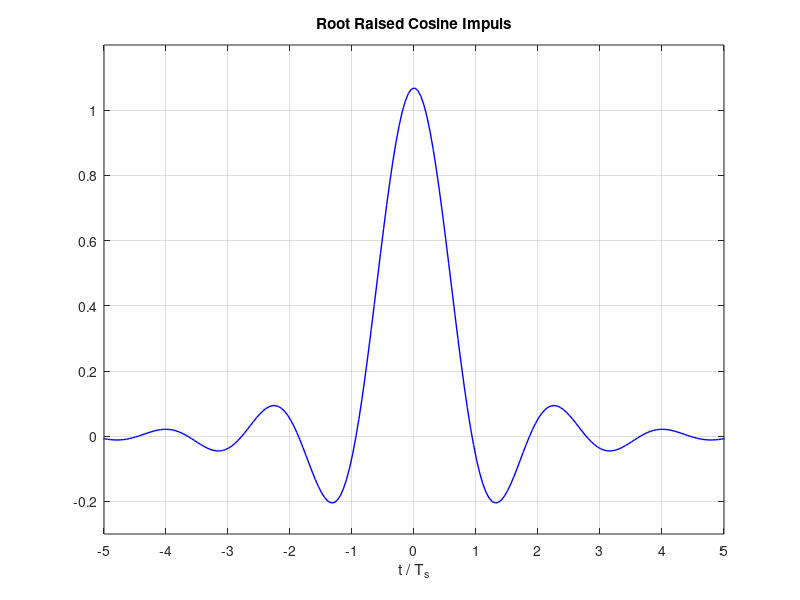
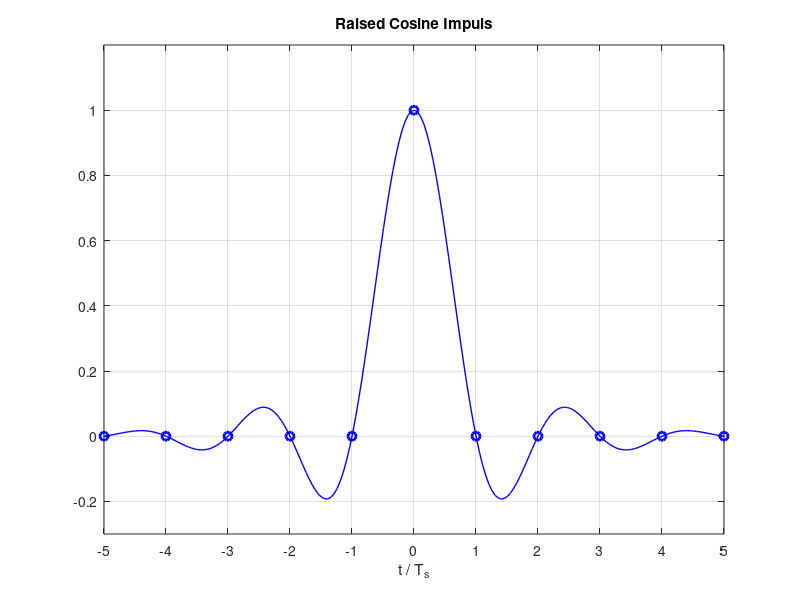
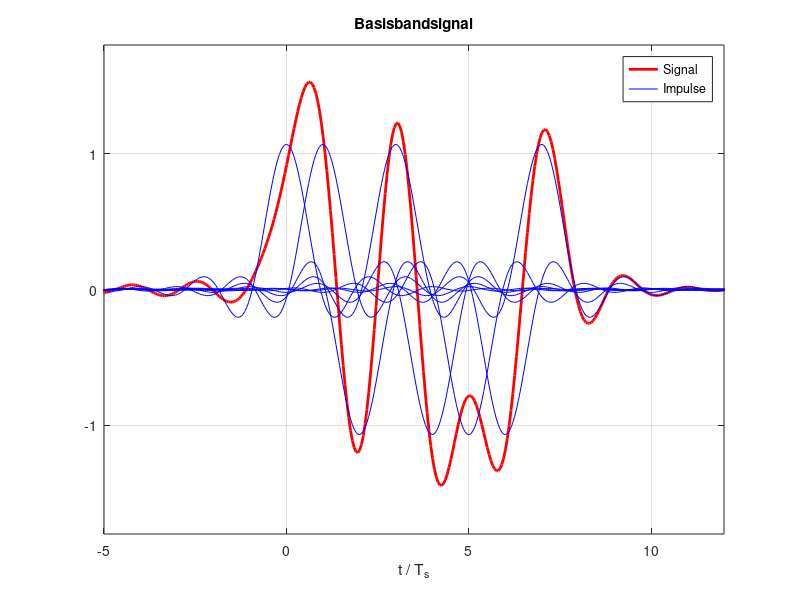
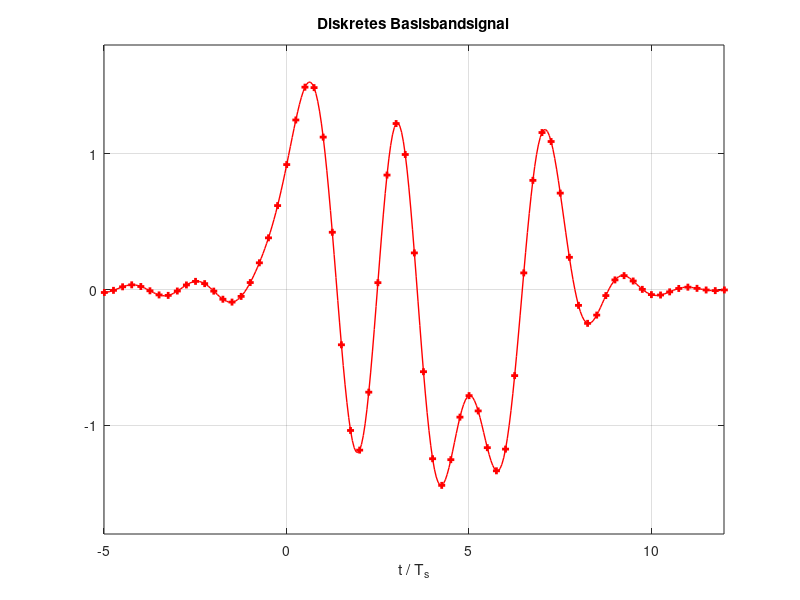

These charts were generated, in order, by the following MATLAB code:
function sdr_nyquist_impulse
% Beispiel fuer die Signalverlaeufe bei einem Nyquist-Filter
%
%------------------------------------------------
% (c) Eberhard Gamm (www.ibega.de),
%     LIKE (www.like.e-technik.uni-erlangen.de),
%     2013
%------------------------------------------------

close all;

r = 0.25;
t = -9.99 : 0.05 : 9.96;
g = 1 ./ ( pi * ( 1 - ( 4 * r * t ).^2 ) ) .* ...
    ( 4 * r * cos( (1+r) * pi * t ) + sin( (1-r) * pi * t ) ./ t );
h = sin( pi * t ) ./ ( pi * t ) .* ...
    cos( pi * r * t ) ./ ( 1 - ( 2 *r * t ).^2 );

s = [ 1 1 -1 1 -1 -1 -1 1 ];
x = conv( kron( s, [ 1 zeros(1,19) ] ), g );
x_h = conv( kron( s, [ 1 zeros(1,19) ] ), h );
t_x = min(t) + 0.05 * ( 0 : length(x) - 1 );

figure(1);
plot(t,g,'b-','Linewidth',1);
grid;
axis([-5 5 -0.3 1.2]);
set(gca,'XTick',-5:5);
xlabel('t / T_s');
title('Root Raised Cosine Impuls');

figure(2);
plot(t,h,'b-','Linewidth',1);
hold on;
plot(-5:5,[0 0 0 0 0 1 0 0 0 0 0],'bo','Linewidth',2);
hold off;
grid;
axis([-5 5 -0.3 1.2]);
set(gca,'XTick',-5:5);
xlabel('t / T_s');
title('Raised Cosine Impuls');

figure(3);
plot(t_x,x,'r-','Linewidth',2);
hold on;
for i = 1 : length(s)
    plot(t+i-1,s(i)*g,'b-');
end
hold off;
grid;
axis([-5 12 -1.8 1.8]);
xlabel('t / T_s');
title('Basisbandsignal');
legend('Signal','Impulse');

figure(4);
plot(t_x,x,'r-','Linewidth',1);
hold on;
plot(t_x(1:5:end),x(1:5:end),'rs','Linewidth',3,'Markersize',2);
hold off;
grid;
axis([-5 12 -1.8 1.8]);
xlabel('t / T_s');
title('Diskretes Basisbandsignal');

figure(5);
plot(t_x,x_h,'r-','Linewidth',2);
hold on;
for i = 1 : length(s)
    plot(0:length(s)-1,s,'rs','Linewidth',4,'Markersize',3);
    plot(t+i-1,s(i)*h,'b-');
end
hold off;
grid;
axis([-5 12 -1.8 1.8]);
xlabel('t / T_s');
title('Basisbandsignal nach Filterung');
legend('Signal','Symbole','Impulse');
